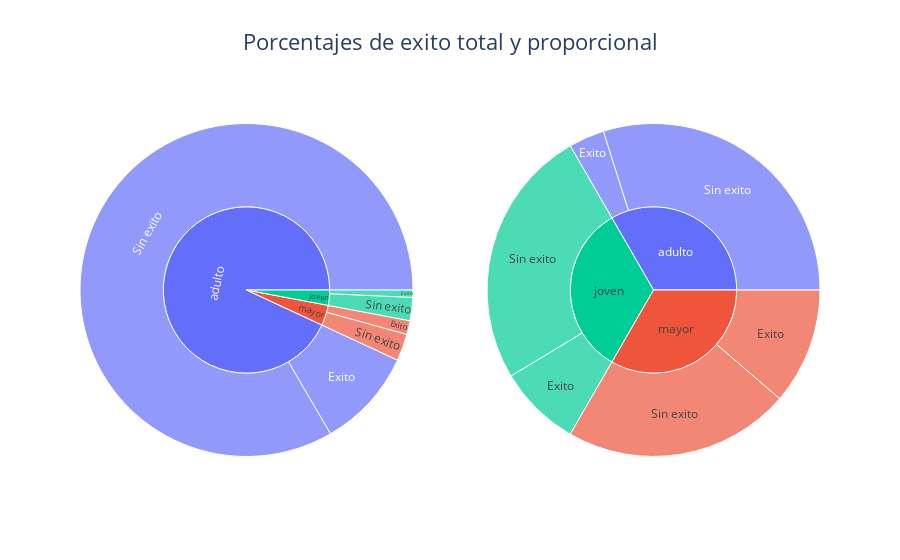

Notebook cell for this chart:
### Markdown cell above
<span style="font-size:larger;">
    
La **mayor parte de los clientes** en esta campaña pertenece al **grupo "adulto"** seguido del grupo "joven" y finalmente "mayor".
    
Veamos ahora el <u>**porcentaje de éxito total y proporcional en estos grupos**</u>:

</span>

### Code cell
color_sunburst = {"joven": '#C4E6C3', "adulto": '#66B78D', "mayor": '#2A7271'}

target_grupos_global = (round(data.groupby(by="grupo_edad")["target"].value_counts()*100/len(data),2)).reset_index(name= "proporcion")
target_grupos_global["target"] = target_grupos_global["target"].apply(lambda x: "Exito" if x == 1 else "Sin exito")

target_grupos = (round(data.groupby(by="grupo_edad")["target"].value_counts(normalize=True)*100,2)).reset_index(name= "proporcion")
target_grupos["target"] = target_grupos["target"].apply(lambda x: "Exito" if x == 1 else "Sin exito")

grafico_1 = px.sunburst(target_grupos_global,
                      path=['grupo_edad', "target"],
                      values='proporcion',
                      color_discrete_map= color_sunburst)

grafico_2 = px.sunburst(target_grupos,
                      path=['grupo_edad', "target"],
                      values='proporcion',
                      color_discrete_map= color_sunburst)


fig = make_subplots(rows=1, cols=2, specs=[[{"type": "sunburst"}, {"type": "sunburst"}]])

fig.add_trace(grafico_1.data[0], row=1, col=1)
fig.add_trace(grafico_2.data[0], row=1, col=2)
fig.update_layout(title_text="Porcentajes de exito total y proporcional", title_x=0.5, title_font_size=22)
fig.show()

### Figure 1 — Plotly figure (JSON) as saved in the notebook; plotly's stock layout.template omitted (floating-point values rounded to 4 significant figures)
{"data": [{"branchvalues": "total", "domain": {"x": [0, 0.45], "y": [0, 1]}, "hovertemplate": "labels=%{label}<br>proporcion=%{value}<br>parent=%{parent}<br>id=%{id}<extra></extra>", "ids": ["adulto/Exito", "joven/Exito", "mayor/Exito", "adulto/Sin exito", "joven/Sin exito", "mayor/Sin exito", "adulto", "joven", "mayor"], "labels": ["Exito", "Exito", "Exito", "Sin exito", "Sin exito", "Sin exito", "adulto", "joven", "mayor"], "level": "8956b1", "name": "", "parents": ["adulto", "joven", "mayor", "adulto", "joven", "mayor", "", "", ""], "type": "sunburst", "values": [9.66, 0.71, 1.34, 83.42, 2.25, 2.62, 93.08, 2.96, 3.96]}, {"branchvalues": "total", "domain": {"x": [0.55, 1], "y": [0, 1]}, "hovertemplate": "labels=%{label}<br>proporcion=%{value}<br>parent=%{parent}<br>id=%{id}<extra></extra>", "ids": ["adulto/Exito", "joven/Exito", "mayor/Exito", "adulto/Sin exito", "joven/Sin exito", "mayor/Sin exito", "adulto", "joven", "mayor"], "labels": ["Exito", "Exito", "Exito", "Sin exito", "Sin exito", "Sin exito", "adulto", "joven", "mayor"], "name": "", "parents": ["adulto", "joven", "mayor", "adulto", "joven", "mayor", "", "", ""], "type": "sunburst", "values": [10.38, 24.06, 33.94, 89.62, 75.94, 66.06, 100, 100, 100]}], "layout": {"autosize": true, "title": {"font": {"size": 22}, "text": "Porcentajes de exito total y proporcional", "x": 0.5}}}
